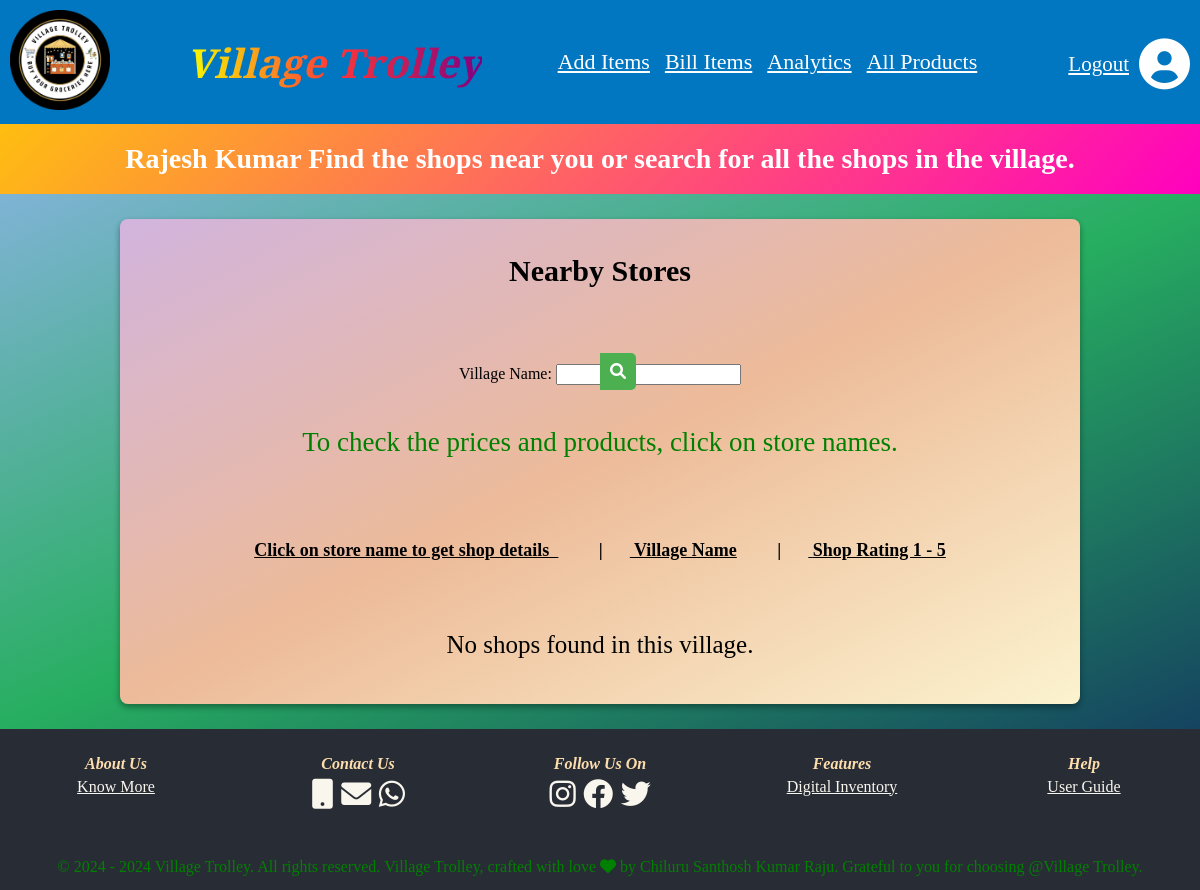
The page /shop_owner_nearby_shops/12/ on the database its author committed.
### shop_owner_registration_app/models.py (models this page shows, shortened)
class shop_owner_registration_model(models.Model):
    shop_owner_first_name = models.CharField(max_length=250,null=True)
    shop_owner_last_name = models.CharField(max_length=250,null=True)
    shop_owner_shop_name = models.CharField(max_length=250,null=True,unique=True)
    shop_owner_mail_id = models.EmailField(max_length=254,null=True,unique=True)
    shop_owner_phone_number = models.IntegerField(null=True,max_length=10,unique=True)
    shop_owner_street_address = models.CharField(max_length=1500,null=True)
    shop_owner_village_name = models.CharField(max_length=1500,null=True)
    shop_owner_mandal_name = models.CharField(max_length=1500,null=True)
    shop_owner_city_name = models.CharField(max_length=1500,null=True)
    shop_owner_state_name = models.CharField(max_length=1500,null=True)
    shop_owner_pincode = models.IntegerField(max_length=10,null=True)
    shop_owner_password = models.CharField( max_length=50,null=True)
    shop_owner_confirm_password = models.CharField( max_length=50,null=True)

### shopownernearbyshops/views.py (the view)
# urls.py: path('shop_owner_nearby_shops/<int:shop_owner_id>/', views.shop_owner_nearby_shops, name='shop_owner_nearby_shops'),
def shop_owner_nearby_shops(request, shop_owner_id):
    shop_owner = get_object_or_404(shop_owner_registration_model, pk=shop_owner_id)
    form = ShopSearchForm(request.GET or None)
    shops = []
    if form.is_valid():
        village_name = form.cleaned_data.get('village_name')
        if village_name:
            shops = shop_owner_registration_model.objects.filter(shop_owner_village_name__icontains=village_name)
    for shop in shops:
        avg_rating = Rating.objects.filter(shop=shop).aggregate(Avg('rating'))['rating__avg']
        avg_rating = avg_rating if avg_rating is not None else 0
        shop.avg_rating = round(avg_rating, 1)
    context = {
        'form': form,
        'shops': shops,
        'shop_owner_first_name': shop_owner.shop_owner_first_name,
        'shop_owner_last_name': shop_owner.shop_owner_last_name,
        'shop_owner_shop_name': shop_owner.shop_owner_shop_name,
        'shop_owner_village_name': shop_owner.shop_owner_village_name,
        'shop_owner_id': shop_owner_id,
    }
    return render(request, 'shopownernearbystores.html', context)

### shopownernearbyshops/forms.py
class ShopSearchForm(forms.Form):
    village_name = forms.CharField(max_length=1500, required=False, label='Village Name')

### templates/shopownernearbystores.html (shortened to what this page needs)
{% extends "base.html" %}
{% load static %}
{% block css %}
    <link rel="stylesheet" href="{% static 'shopownernearbystores.css' %}">
    <link rel="stylesheet" href="https://cdnjs.cloudflare.com/ajax/libs/font-awesome/6.0.0-beta3/css/all.min.css">
{% endblock css%}
{% block content %}
<div class="gradient-background">
    <h1 class="data_header"> {{ shop_owner_first_name }} {{ shop_owner_last_name }}  Find the shops near you or search for all the shops in the village. </h1>
  </div>
<section class="nearby_section">
    <div class="nearby_box">
       <div style="text-align: center; padding: 15px;">
          <h3 class="nearby_header">Nearby Stores</h3>
       </div>
       <div class="search-container1">
        <form method="GET">
          {{ form.as_p }}
          <button type="submit" class="search-button1"><i class="fa fa-search"></i></button>
      </form>
          <p class="neargui">To check the prices and products, click on store names.</p>
         </div>
       <div style="text-align: center; padding: 15px;">
          <h4 class="nearbyhe"><u>Click on store name to get shop details  </u>&nbsp;&nbsp;&nbsp;&nbsp;&nbsp;&nbsp;&nbsp;&nbsp;&nbsp;|&nbsp;&nbsp;&nbsp;&nbsp;&nbsp;&nbsp;<u> Village Name</u>&nbsp;&nbsp;&nbsp;&nbsp;&nbsp;&nbsp;&nbsp;&nbsp;&nbsp;|&nbsp;&nbsp;&nbsp;&nbsp;&nbsp;&nbsp;<u> Shop Rating 1 - 5</u></h4>
       </div>
       <div class="store-details">
        {% if shops %}
    {% for shop in shops %}
        <div class="store-item">
            <p>
                {% comment %} <a href="#">&nbsp;&nbsp;&nbsp;&nbsp;&nbsp;&nbsp; {{ shop.shop_owner_shop_name }}&nbsp;&nbsp;&nbsp;&nbsp;&nbsp;&nbsp;</a>  {% endcomment %}
                <a href="{% url 'selected_shop_owner_products' shop.id %}">&nbsp;&nbsp;&nbsp;&nbsp;&nbsp;&nbsp; {{ shop.shop_owner_shop_name }}&nbsp;&nbsp;&nbsp;&nbsp;&nbsp;&nbsp;</a>
                &nbsp;&nbsp;&nbsp;&nbsp;&nbsp;&nbsp;| {{ shop.shop_owner_village_name }}
                &nbsp;&nbsp;&nbsp;&nbsp;&nbsp;&nbsp;| {{ shop.avg_rating }}  <i class="fa-solid fa-star"></i>
            </p>
        </div>
    {% endfor %}
{% else %}
    <p>No shops found in this village.</p>
{% endif %}
    </div>
 </section>
 {% endblock %}

### static/shopownernearbystores.css (style rules this page uses)
.neargui { font-size:27px; color:#008000; padding:15px; }
.nearby_section { padding: 25px; background: linear-gradient(to bottom right, #7FB3D5, #27AE60, #154360); text-align: center; height:auto; }
.nearby_box { margin: 0 auto; width: 80%; max-width: 1020px; height: auto; display: flex; flex-direction: column; justify-content: center; align-items: center; background-color: black; border-radius: 8px; background: linear-gradient(to bottom right, #D2B4DE, #EDBB99, #FCF3CF); box-shadow: rgba(0, 0, 0, 0.16) 0px 3px 6px, rgba(0, 0, 0, 0.23) 0px 3px 6px; padding: 20px; }
.nearby_header { font-size: 30px; color: black; margin-top: 0; }
.search-container1 { margin-bottom: 15px; margin-top: 15px; position: relative; display: inline-block; }
.search-button1 { position: absolute; margin-right: 100px; top: 5px; padding: 10px; background-color: #4CAF50; border: none; color: white; cursor: pointer; border-radius: 0 5px 5px 0; }
.search-button1 i { font-size: 16px; }
.nearbyhe { font-size: 18px; margin: 10px 0; white-space: nowrap; }
.store-details { display: flex; flex-direction: column; align-items: center; width: 80%; max-width: 600px; margin-top: 20px; font-size:25px; }
.nearbyhe u { white-space: pre; }
.gradient-background { display: flex; justify-content: center; align-items: center; background: linear-gradient(135deg, #FEBE10,#FF00BF); }
.data_header { font-size: 28px; font-weight: bold; color: white; text-align: center; }

### rows shown on the page
shop_owner_registration_model: shop_owner_first_name "Rajesh", shop_owner_last_name "Kumar"
